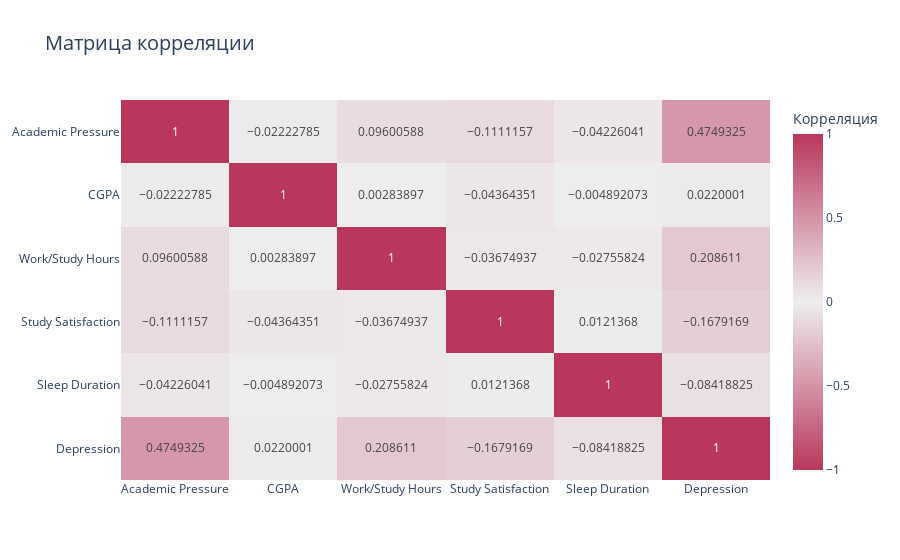

Notebook code for this chart:
### Code cell
num_cols = ['Academic Pressure', 'CGPA', 'Work/Study Hours', 'Study Satisfaction', 'Sleep Duration', 'Depression']
corr = df[num_cols].corr()
colors = [
    (0.0, "#B9375D"),
    (0.5, "#EEEEEE"),
    (1.0, "#B9375D")
]
fig = px.imshow(
    corr,
    text_auto=True,
    aspect="auto",
    color_continuous_scale=colors,
    zmin=-1, zmax=1,
    title="Матрица корреляции"
)
fig.update_layout(
    coloraxis_colorbar=dict(
        title="Корреляция",
        tickvals=[-1, -0.5, 0, 0.5, 1]
    ),
    title_font=dict(size=20),
    font=dict(size=12)
)
fig.show()

### Figure 1 — Plotly figure (JSON) as saved in the notebook; plotly's stock layout.template omitted (floating-point values rounded to 4 significant figures)
{"data": [{"coloraxis": "coloraxis", "hovertemplate": "x: %{x}<br>y: %{y}<br>color: %{z}<extra></extra>", "name": "0", "texttemplate": "%{z}", "type": "heatmap", "x": ["Academic Pressure", "CGPA", "Work/Study Hours", "Study Satisfaction", "Sleep Duration", "Depression"], "xaxis": "x", "y": ["Academic Pressure", "CGPA", "Work/Study Hours", "Study Satisfaction", "Sleep Duration", "Depression"], "yaxis": "y", "z": [[1.0, -0.02223, 0.09601, -0.1111, -0.04226, 0.4749], [-0.02223, 1.0, 0.002839, -0.04364, -0.004892, 0.022], [0.09601, 0.002839, 1.0, -0.03675, -0.02756, 0.2086], [-0.1111, -0.04364, -0.03675, 1.0, 0.01214, -0.1679], [-0.04226, -0.004892, -0.02756, 0.01214, 1.0, -0.08419], [0.4749, 0.022, 0.2086, -0.1679, -0.08419, 1.0]]}], "layout": {"coloraxis": {"cmax": 1, "cmin": -1, "colorbar": {"tickvals": [-1, -0.5, 0, 0.5, 1], "title": {"text": "Корреляция"}}, "colorscale": [[0, "#B9375D"], [0.5, "#EEEEEE"], [1, "#B9375D"]]}, "font": {"size": 12}, "title": {"font": {"size": 20}, "text": "Матрица корреляции"}, "xaxis": {"anchor": "y", "domain": [0, 1]}, "yaxis": {"anchor": "x", "autorange": "reversed", "domain": [0, 1]}}}
